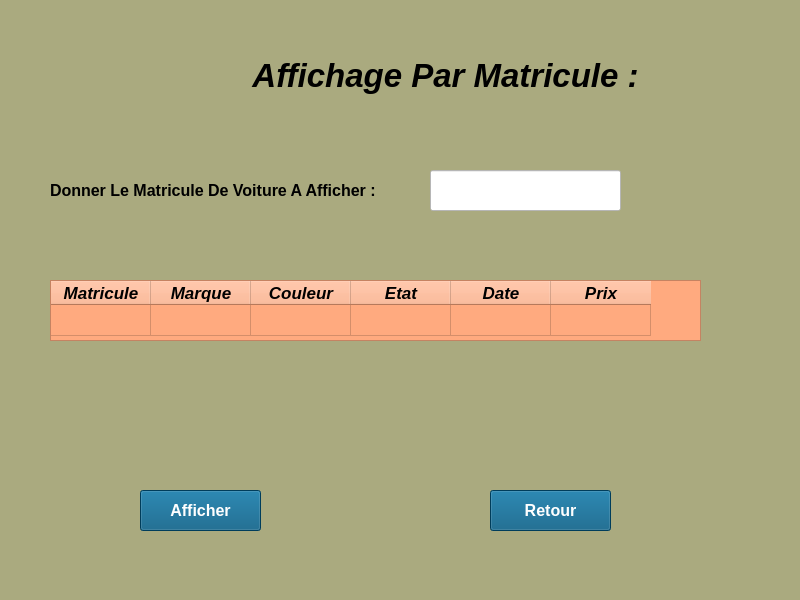
<?xml version="1.0" encoding="UTF-8"?>
<ui version="4.0">
 <class>Form</class>
 <widget class="QWidget" name="Form">
  <property name="geometry">
   <rect>
    <x>0</x>
    <y>0</y>
    <width>800</width>
    <height>600</height>
   </rect>
  </property>
  <property name="windowTitle">
   <string>Form</string>
  </property>
  <property name="styleSheet">
   <string notr="true">background-color: rgb(170, 170, 127);</string>
  </property>
  <widget class="QLabel" name="label">
   <property name="geometry">
    <rect>
     <x>50</x>
     <y>170</y>
     <width>411</width>
     <height>41</height>
    </rect>
   </property>
   <property name="font">
    <font>
     <pointsize>12</pointsize>
     <weight>75</weight>
     <bold>true</bold>
    </font>
   </property>
   <property name="text">
    <string>Donner Le Matricule De Voiture A Afficher :</string>
   </property>
  </widget>
  <widget class="QLineEdit" name="lire_matricule_aff">
   <property name="geometry">
    <rect>
     <x>430</x>
     <y>170</y>
     <width>191</width>
     <height>41</height>
    </rect>
   </property>
   <property name="font">
    <font>
     <pointsize>13</pointsize>
     <weight>75</weight>
     <bold>true</bold>
    </font>
   </property>
   <property name="styleSheet">
    <string notr="true">color: rgb(255, 0, 0);
background-color: rgb(255, 255, 255);</string>
   </property>
  </widget>
  <widget class="QPushButton" name="retour">
   <property name="geometry">
    <rect>
     <x>490</x>
     <y>490</y>
     <width>121</width>
     <height>41</height>
    </rect>
   </property>
   <property name="font">
    <font>
     <pointsize>12</pointsize>
     <weight>75</weight>
     <bold>true</bold>
    </font>
   </property>
   <property name="styleSheet">
    <string notr="true">background-color: rgb(255, 255, 255);
color: rgb(255, 255, 255);
background-color: rgb(0, 85, 127);</string>
   </property>
   <property name="text">
    <string>Retour</string>
   </property>
  </widget>
  <widget class="QPushButton" name="afficher">
   <property name="geometry">
    <rect>
     <x>140</x>
     <y>490</y>
     <width>121</width>
     <height>41</height>
    </rect>
   </property>
   <property name="font">
    <font>
     <pointsize>12</pointsize>
     <weight>75</weight>
     <italic>false</italic>
     <bold>true</bold>
    </font>
   </property>
   <property name="styleSheet">
    <string notr="true">background-color: rgb(0, 85, 127);
color: rgb(255, 255, 255);</string>
   </property>
   <property name="text">
    <string>Afficher</string>
   </property>
  </widget>
  <widget class="QTableWidget" name="tableWidget">
   <property name="geometry">
    <rect>
     <x>50</x>
     <y>280</y>
     <width>651</width>
     <height>61</height>
    </rect>
   </property>
   <property name="mouseTracking">
    <bool>false</bool>
   </property>
   <property name="tabletTracking">
    <bool>false</bool>
   </property>
   <property name="acceptDrops">
    <bool>false</bool>
   </property>
   <property name="autoFillBackground">
    <bool>false</bool>
   </property>
   <property name="styleSheet">
    <string notr="true">font: 75 14pt &quot;MS Shell Dlg 2&quot;;
background-color: rgb(255, 170, 127);</string>
   </property>
   <property name="dragEnabled">
    <bool>false</bool>
   </property>
   <property name="iconSize">
    <size>
     <width>20</width>
     <height>0</height>
    </size>
   </property>
   <property name="textElideMode">
    <enum>Qt::ElideRight</enum>
   </property>
   <property name="sortingEnabled">
    <bool>false</bool>
   </property>
   <attribute name="horizontalHeaderMinimumSectionSize">
    <number>100</number>
   </attribute>
   <attribute name="horizontalHeaderHighlightSections">
    <bool>false</bool>
   </attribute>
   <attribute name="verticalHeaderVisible">
    <bool>false</bool>
   </attribute>
   <attribute name="verticalHeaderMinimumSectionSize">
    <number>29</number>
   </attribute>
   <attribute name="verticalHeaderDefaultSectionSize">
    <number>31</number>
   </attribute>
   <attribute name="verticalHeaderHighlightSections">
    <bool>false</bool>
   </attribute>
   <attribute name="verticalHeaderShowSortIndicator" stdset="0">
    <bool>false</bool>
   </attribute>
   <row>
    <property name="text">
     <string>Voiture</string>
    </property>
    <property name="font">
     <font>
      <pointsize>13</pointsize>
      <weight>75</weight>
      <italic>true</italic>
      <bold>true</bold>
     </font>
    </property>
   </row>
   <column>
    <property name="text">
     <string>Matricule</string>
    </property>
    <property name="font">
     <font>
      <pointsize>13</pointsize>
      <weight>75</weight>
      <italic>true</italic>
      <bold>true</bold>
      <underline>false</underline>
     </font>
    </property>
   </column>
   <column>
    <property name="text">
     <string>Marque</string>
    </property>
    <property name="font">
     <font>
      <pointsize>13</pointsize>
      <weight>75</weight>
      <italic>true</italic>
      <bold>true</bold>
     </font>
    </property>
   </column>
   <column>
    <property name="text">
     <string>Couleur</string>
    </property>
    <property name="font">
     <font>
      <pointsize>13</pointsize>
      <weight>75</weight>
      <italic>true</italic>
      <bold>true</bold>
     </font>
    </property>
   </column>
   <column>
    <property name="text">
     <string>Etat</string>
    </property>
    <property name="font">
     <font>
      <pointsize>13</pointsize>
      <weight>75</weight>
      <italic>true</italic>
      <bold>true</bold>
     </font>
    </property>
   </column>
   <column>
    <property name="text">
     <string>Date</string>
    </property>
    <property name="font">
     <font>
      <pointsize>13</pointsize>
      <weight>75</weight>
      <italic>true</italic>
      <bold>true</bold>
     </font>
    </property>
   </column>
   <column>
    <property name="text">
     <string>Prix</string>
    </property>
    <property name="font">
     <font>
      <pointsize>13</pointsize>
      <weight>75</weight>
      <italic>true</italic>
      <bold>true</bold>
     </font>
    </property>
   </column>
  </widget>
  <widget class="QLabel" name="label_2">
   <property name="geometry">
    <rect>
     <x>230</x>
     <y>50</y>
     <width>431</width>
     <height>51</height>
    </rect>
   </property>
   <property name="font">
    <font>
     <pointsize>25</pointsize>
     <weight>75</weight>
     <italic>true</italic>
     <bold>true</bold>
    </font>
   </property>
   <property name="text">
    <string>Affichage Par Matricule :</string>
   </property>
   <property name="alignment">
    <set>Qt::AlignCenter</set>
   </property>
  </widget>
 </widget>
 <resources/>
 <connections/>
</ui>
